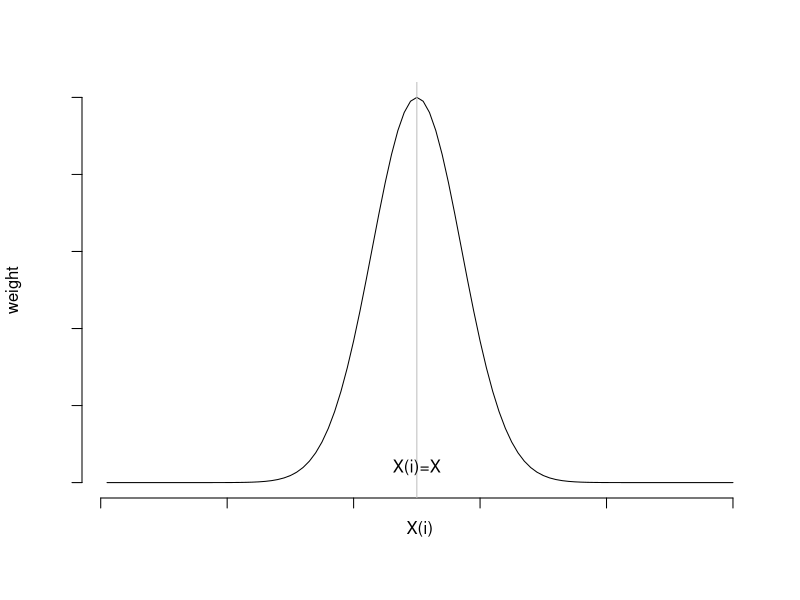

This chart was generated by the following R code: (Note: this script raises an error after producing the figure.)
## ---- chunk 1
knitr::opts_chunk$set(echo = FALSE)
## ---- chunk 2
X <- 5
X_i <- seq(100) / 10
tau <- 1
plot(X_i, exp(-(X_i - X)^2)/(2 * tau^2), "l", axes=FALSE, frame.plot=F,
     xlab = "", ylab = "weight")
title(xlab="X(i)", line=1)    
Axis(side=1, labels=FALSE)
Axis(side=2, labels=FALSE)
abline(v=5, col="gray")
text(x=5, y=0, labels= c("X(i)=X"), pos=3)
## ---- chunk 3
data.frame(year = c(2012, 2013), Q1 = c("2.76%", "5.33%"), Q2 = c("2.27%","6.05%"), Q3 = c("0.18%", "-0.42%"), Q4 = c("2.55%", "3.13%"))
## ---- chunk 4
library(data.table)
library(rio)
library(caret)
library(ggplot2)
require(gridExtra)
url <- paste0("https://archive.ics.uci.edu/ml/machine-learning-databases/00477",
              "/Real%20estate%20valuation%20data%20set.xlsx")
data <- setDT(rio::import(url))
setnames(data, new = sapply(names(data), function(x) gsub(" ", "_", x)))
## ---- chunk 5
grid.arrange(ggplot(data, aes(x = X2_house_age)) + geom_density(),
             ggplot(data, aes(x = X3_distance_to_the_nearest_MRT_station)) 
             + geom_density(),
             ggplot(data, aes(x = X4_number_of_convenience_stores))
             + geom_density(), ncol = 3)
## ---- chunk 6
correlation_matrix <- cor(data[, 3:5])
prmatrix(correlation_matrix, collab = c("X2", "X3", "X4"))
## ---- chunk 7
data.table(Method = c("LWR", "Linear regression"), MSE = c(95, 120))
